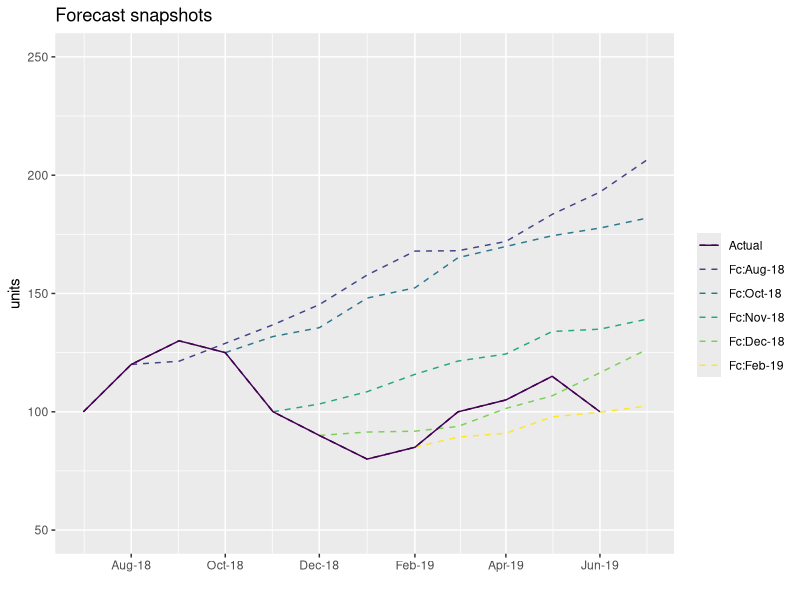

Reproduce this figure in R.

# Setup -------------------------------------------------------------------

library(tidyverse)
library(lubridate)


# Ambitious forecasting plots ---------------------------------------------

months <- seq.Date(from = ymd("20180701"), to = ymd("20190601"), by = "month") %>% 
  glimpse()

actual <- c(100, 120, 130, 125, 100, 90, 80, 85, 100, 105, 115, 100)

act_tbl <- bind_cols(list(month = months, qty = actual, type = rep("Actual", 12)))

exp_growth <- function(st_act, st_mon, gr_in = 1.1, gr_min = 1, n_per = 12) {
  # Create tibble of exponential growth
  # st_act = starting actual volume for period 0
  # st_mon = starting month (date)
  # gr_in = maximumn period on period growth
  # gr_min = minimum period on period growth
  # n_per = number of periods to return
  
  gr_pop <- c(1, runif(n_per - 1, min = gr_min, max = gr_in)) %>%
    cumprod() # %>% glimpse()
  
  # st_act = actual[3]; st_mon = months[3]
  
  bind_cols(list(month = seq.Date(st_mon, length.out = n_per, by = "month"),
                 qty = gr_pop * st_act,
                 type = rep(str_c("Fc", format(st_mon, "%b-%y"), sep = ":"), n_per)))
  
}


# . Build fcst data -------------------------------------------------------

fcst_per <- seq.Date(ymd("20180801"), by = "2 month", length.out = 4)

fcst_per <- c(fcst_per, ymd("20181101"))

fcst_lst <- vector("list", fcst_per %>% length())

set.seed(1234)

for (i in seq_along(fcst_per)) {
  
  mon_snap <- fcst_per[[i]]
  mon_act <-
    act_tbl %>% 
      filter(month == mon_snap) %>% 
      pull(qty) %>% head(1)
  
  fcst_lst[[i]] <-
    exp_growth(st_act = mon_act,
               st_mon = mon_snap, gr_in = 1.1, gr_min = 1, n_per = 12)
    
  
}

actfcst <- 
  bind_rows(act_tbl, fcst_lst) %>%   
  mutate(type = factor(type,
                       levels = c("Actual",
                                  fcst_per %>% sort() %>% 
                                    format("%b-%y") %>% 
                                    str_c("Fc:", ., sep = ""))))


# Plot data ---------------------------------------------------------------


actfcst %>%
  ggplot(aes(x = month, y = qty, colour = type)) +
  geom_line(linetype = "dashed") +
  geom_line(data = actfcst %>% filter(type == "Actual")) +
  scale_y_continuous(limits = c(50, 250)) +
  scale_x_date(date_breaks = "2 month",
               date_labels = "%b-%y",
               limits = c(ymd("20180701"), ymd("20190701"))) +
  scale_colour_viridis_d("") +
  labs(title = "Forecast snapshots",
       y = "units", x = "")
  

